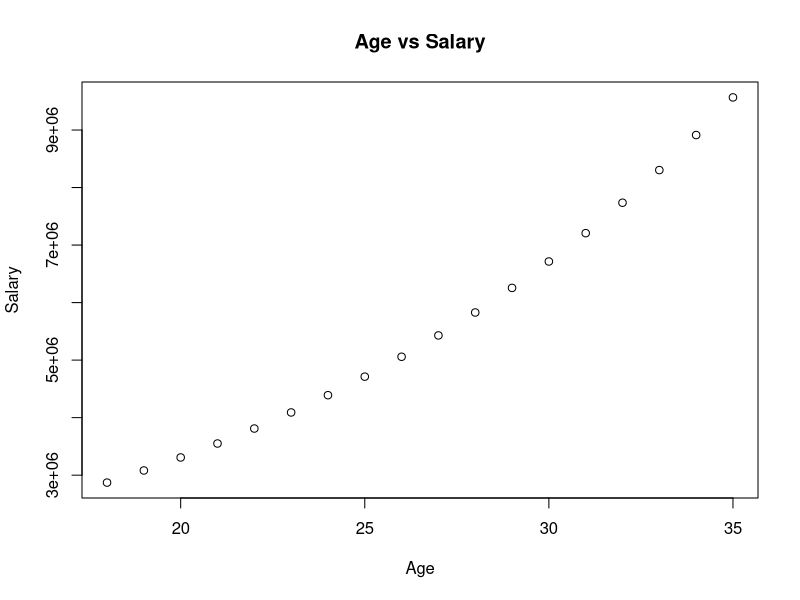
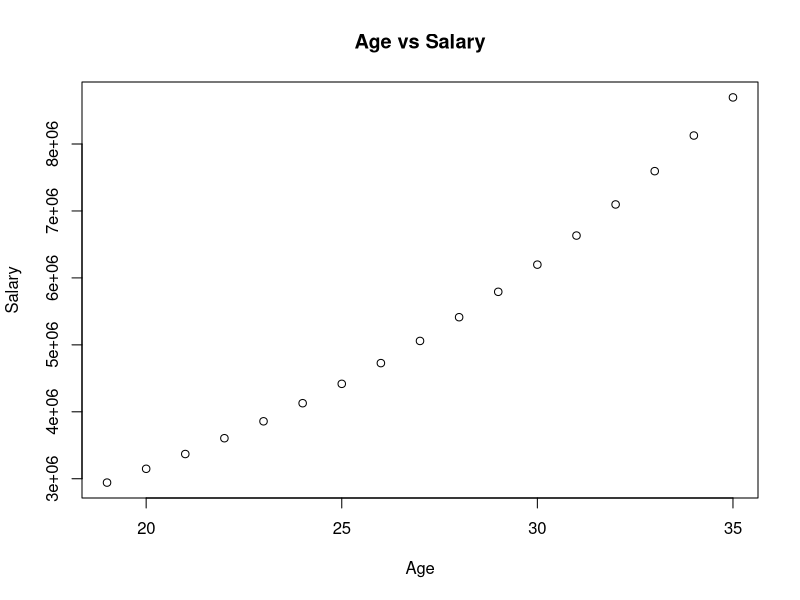
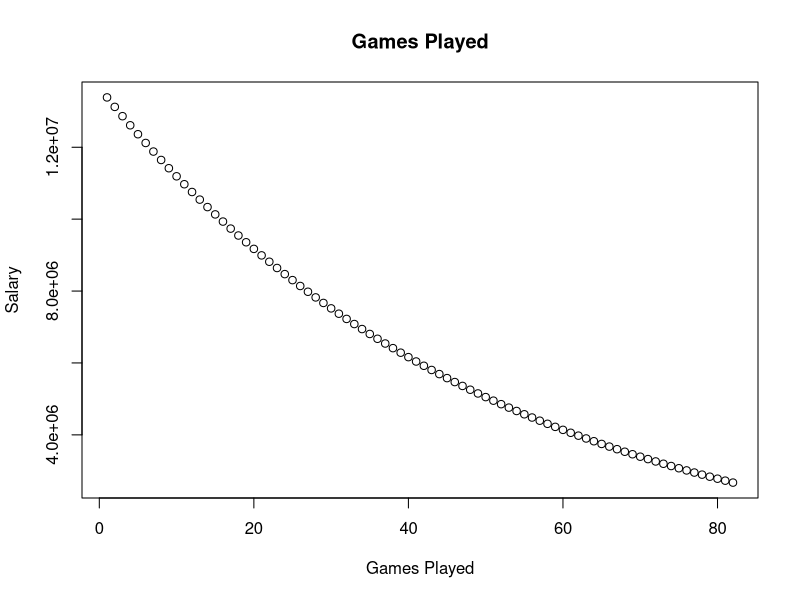
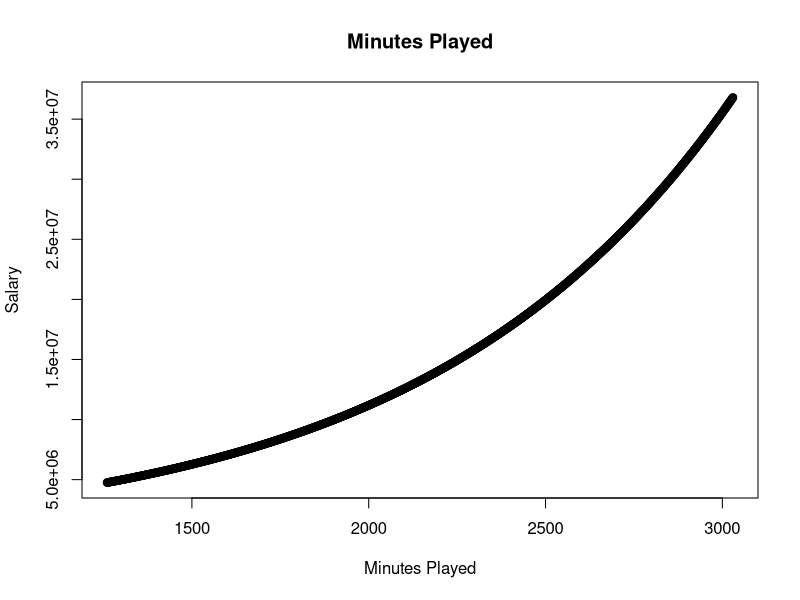
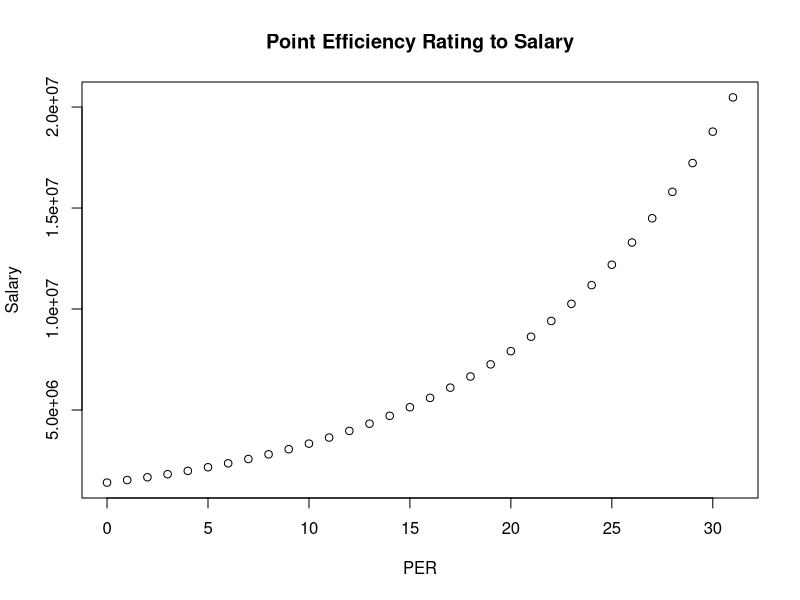
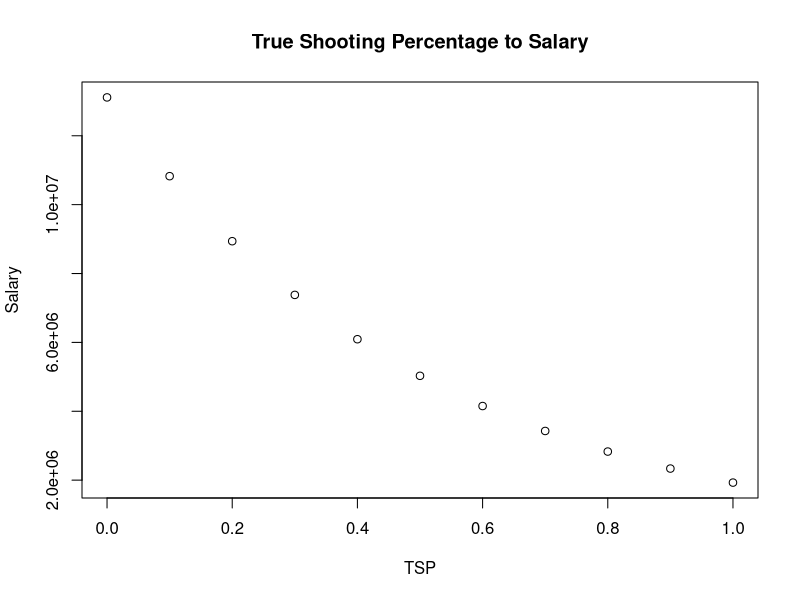
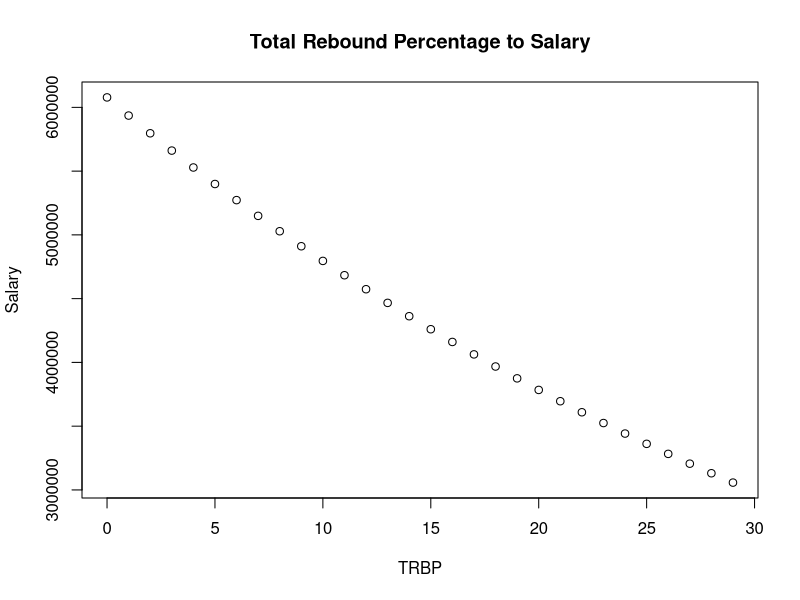
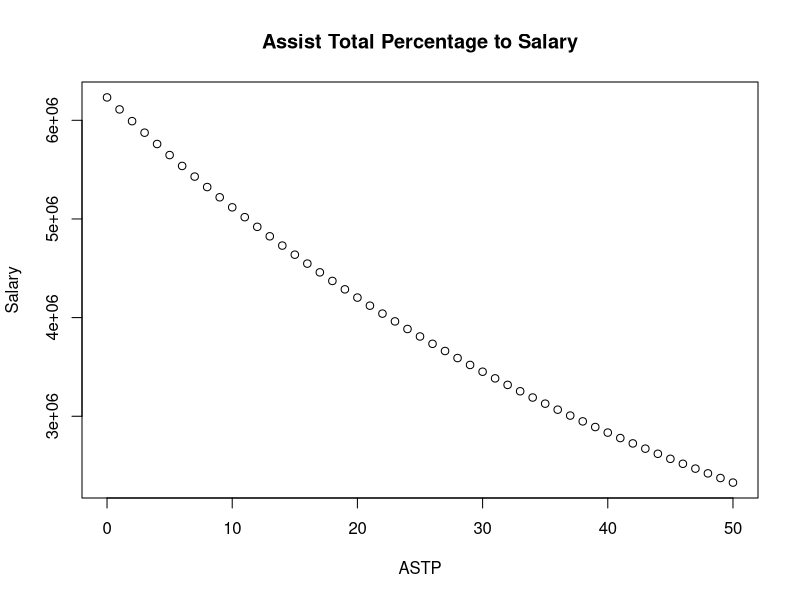

The R source for these figures, in order:
## ---- chunk 1
setwd("/Volumes/Jeff's/R - Statistical Learning/Senior Project")
library(readr)
BR <- read_csv("Basketball-Reference.csv")
SA <- read_csv("Salary 2018-2022.csv")
MD <- merge(BR,SA, by="Player")
View(BR)
View(SA)
## ---- chunk 2
# Let's build a for loop
# one that are categorila as.factor or factor(Pos)

salary = NULL
for(i in 18:35)
{
  y.hat=1.193e+01+ 7.081e-02*(i) + 7.036e-04*(1263.856) + 1.144e+00*(0.610)+5.797e-03*(13.52326)
  salary=c(salary, exp(y.hat))
}
plot(18:35, salary,
     xlab = "Age",
     ylab = "Salary",
     main = "Age vs Salary")


##View(plot)
## ---- chunk 3
# Let's build a for loop for Age being increments

salary = NULL
for(i in 19:35)
{
  y.hat=13.5876287 + 0.0677285*(i) + (-0.0198944*52.81818) + 0.0011564*1263.856 + 0.0864242*14.1537 + (-1.916670*0.527120846) + (-0.0236938*10.18562) + (-0.0196968*13.52326) + (-0.1743163*1.646934) + (-0.0030252*1.680761) + 0.0152968*12.84608434
  salary=c(salary, exp(y.hat))
}
plot(19:35, salary,
     xlab = "Age",
     ylab = "Salary",
     main = "Age vs Salary")


##View(plot)
## ---- chunk 4
# Let's build a for loop for G being increments. 

salary = NULL
for(i in 1:82)
{
  y.hat=13.5876287 + 0.0677285*(26.14799) + (-0.0198944*i) + 0.0011564*1263.856 + 0.0864242*14.1537 + (-1.916670*0.527120846) + (-0.0236938*10.18562) + (-0.0196968*13.52326) + (-0.1743163*1.646934) + (-0.0030252*1.680761) + 0.0152968*12.84608434
  salary=c(salary, exp(y.hat))
}
plot(1:82, salary,
     xlab = "Games Played",
     ylab = "Salary",
     main = "Games Played")


##View(plot)
## ---- chunk 5
# Let's build a for loop for MP being increments

salary = NULL
for(i in 1260:3030)
{
  y.hat=13.5876287 + 0.0677285*(26.14799) + (-0.0198944*52.81818) + 0.0011564*i + 0.0864242*14.1537 + (-1.916670*0.527120846) + (-0.0236938*10.18562) + (-0.0196968*13.52326) + (-0.1743163*1.646934) + (-0.0030252*1.680761) + 0.0152968*12.84608434
  salary=c(salary, exp(y.hat))
}
plot(1260:3030, salary,
     xlab = "Minutes Played",
     ylab = "Salary",
     main = "Minutes Played")

##View(plot)
## ---- chunk 6
# Let's build a for loop for PER being increments

salary = NULL
for(i in 0:31)
{
  y.hat=13.5876287 + 0.0677285*(26.14799) + (-0.0198944*52.81818) + 0.0011564*1263.856 + 0.0864242*i + (-1.916670*0.527120846) + (-0.0236938*10.18562) + (-0.0196968*13.52326) + (-0.1743163*1.646934) + (-0.0030252*1.680761) + 0.0152968*12.84608434
  salary=c(salary, exp(y.hat))
}
plot(0:31, salary,
     xlab = "PER",
     ylab = "Salary",
     main = "Point Efficiency Rating to Salary")


##View(plot)
## ---- chunk 7
# Let's build a for loop for PER being increments

salary = NULL
for(i in seq(0,1,by=0.1))
{
  y.hat=13.5876287 + 0.0677285*(26.14799) + (-0.0198944*52.81818) + 0.0011564*1263.856 + 0.0864242*14.1537 + (-1.916670*i) + (-0.0236938*10.18562) + (-0.0196968*13.52326) + (-0.1743163*1.646934) + (-0.0030252*1.680761) + 0.0152968*12.84608434
  salary=c(salary, exp(y.hat))
}
plot(seq(0,1,by=0.1), salary,
     xlab = "TSP",
     ylab = "Salary",
     main = "True Shooting Percentage to Salary")

##View(plot)
## ---- chunk 8
# Let's build a for loop for PER being increments

salary = NULL
for(i in 0:29)
{
  y.hat=13.5876287 + 0.0677285*(26.14799) + (-0.0198944*52.81818) + 0.0011564*1263.856 + 0.0864242*14.1537 + (-1.916670*0.527120846) + (-0.0236938*i) + (-0.0196968*13.52326) + (-0.1743163*1.646934) + (-0.0030252*1.680761) + 0.0152968*12.84608434
  salary=c(salary, exp(y.hat))
}
plot(0:29, salary,
     xlab = "TRBP",
     ylab = "Salary",
     main = "Total Rebound Percentage to Salary")

##View(plot)
## ---- chunk 9
# Let's build a for loop for PER being increments

salary = NULL
for(i in 0:50)
{
  y.hat=13.5876287 + 0.0677285*(26.14799) + (-0.0198944*52.81818) + 0.0011564*1263.856 + 0.0864242*14.1537 + (-1.916670*0.527120846) + (-0.0236938*10.18562) + (-0.0196968*i) + (-0.1743163*1.646934) + (-0.0030252*1.680761) + 0.0152968*12.84608434
  salary=c(salary, exp(y.hat))
}
plot(0:50, salary,
     xlab = "ASTP",
     ylab = "Salary",
     main = "Assist Total Percentage to Salary")

##View(plot)
## ---- chunk 10
# Let's build a for loop for PER being increments

salary = NULL
for(i in 0:25)
{
  y.hat=13.5876287 + 0.0677285*(26.14799) + (-0.0198944*52.81818) + 0.0011564*1263.856 + 0.0864242*14.1537 + (-1.916670*0.527120846) + (-0.0236938*10.18562) + (-0.0196968*13.52326) + (-0.1743163*i) + (-0.0030252*1.680761) + 0.0152968*12.84608434
  salary=c(salary, exp(y.hat))
}
plot(0:25, salary,
     xlab = "STLP",
     ylab = "Salary",
     main = "Steals Total Percentage to Salary")

##View(plot)
## ---- chunk 11
# Let's build a for loop for PER being increments

salary = NULL
for(i in 0:10)
{
  y.hat=13.5876287 + 0.0677285*(26.14799) + (-0.0198944*52.81818) + 0.0011564*1263.856 + 0.0864242*14.1537 + (-1.916670*0.527120846) + (-0.0236938*10.18562) + (-0.0196968*13.52326) + (-0.1743163*1.646934) + (-0.0030252*i) + 0.0152968*12.84608434
  salary=c(salary, exp(y.hat))
}
plot(0:10, salary,
     xlab = "BLKP",
     ylab = "Salary",
     main = "Block Total Percentage to Salary")

##View(plot)
## ---- chunk 12
# Let's build a for loop for PER being increments

salary = NULL
for(i in 0:45)
{
  y.hat=13.5876287 + 0.0677285*(26.14799) + (-0.0198944*52.81818) + 0.0011564*1263.856 + 0.0864242*14.1537 + (-1.916670*0.527120846) + (-0.0236938*10.18562) + (-0.0196968*13.52326) + (-0.1743163*1.646934) + (-0.0030252*1.680761) + 0.0152968*i
  salary=c(salary, exp(y.hat))
}
plot(0:45, salary,
     xlab = "TOVP",
     ylab = "Salary",
     main = "Turnover Percentage to Salary")

##View(plot)
## ---- chunk 13
# loop that checks the error total 

salary = NULL
for(i in 1:length(MD$Player))
{
  y.hat=13.5876287 + 0.0677285*(MD$Age[i]) + (-0.0198944*(MD$G[i])) + 0.0011564*(MD$MP[i]) + 0.0864242*(MD$PER[i]) + (-1.916670*(MD$TSP[i])) + (-0.0236938*(MD$TRBP[i])) + (-0.0196968*(MD$ASTP[i])) + (-0.1743163*(MD$STLP[i])) + (-0.0030252*(MD$BLKP[i])) + 0.0152968*(MD$TOVP[i])
  salary=c(salary, exp(y.hat))
}
y=sqrt(mean((salary[!is.na(salary)] - MD$SA1819[!is.na(salary)])^2))
#plot(0:25, salary)
#mean(MD$SA1819)
#plot(salary, MD$SA1819)
#abline(0,1)
#plot(log(salary), log(MD$SA1819))
#abline(0,1)
#hist(MD$SA1819)
#sd(MD$SA1819)

##View(plot)
## ---- chunk 14
#Demo for Giannis  
y.hat=13.5876287 + 0.0677285*(23) + (-0.0198944*75) + 0.0011564*2756 + 0.0864242*27.3 + (-1.916670*0.598) + (-0.0236938*16.0) + (-0.0196968*23.7) + (-0.1743163*2.0) + (-0.0030252*3.3) + 0.0152968*11.7

exp(13.5876287 + 0.0677285*(23) + (-0.0198944*75) + 0.0011564*2756 + 0.0864242*27.3 + (-1.916670*0.598) + (-0.0236938*16.0) + (-0.0196968*23.7) + (-0.1743163*2.0) + (-0.0030252*3.3) + 0.0152968*11.7)


